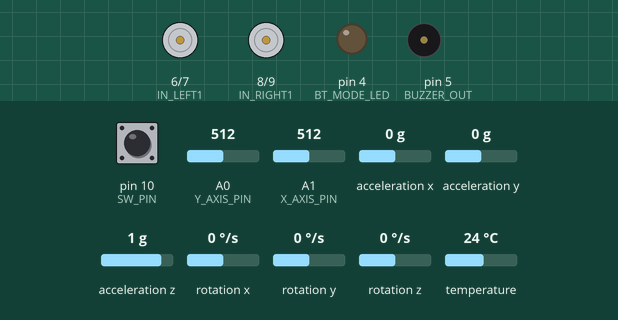
Recording of a sketch running on a simulated Arduino Uno, built with avr-gcc and run on an emulated ATmega328P. Shown: motor-driver pin pairs drawn as motors (green arrow = first pin HIGH = forward, orange = second pin HIGH = backward, longer = more drive), output pins drawn as LEDs (lit = HIGH), buzzer (waves = sounding, pin HIGH). Inputs (shaded band) come from the test bench; at power-on: A1 (X_AXIS_PIN) = 512, pin 10 (SW_PIN) HIGH, acceleration z 1 g, A0 (Y_AXIS_PIN) = 512, acceleration x 0 g, acceleration y 0 g, rotation x 0 °/s, rotation y 0 °/s, rotation z 0 °/s, temperature 24 °C.

Above: at 1.4 s.
1.5 s: A1 (X_AXIS_PIN) set to 390
At 1.61 s:
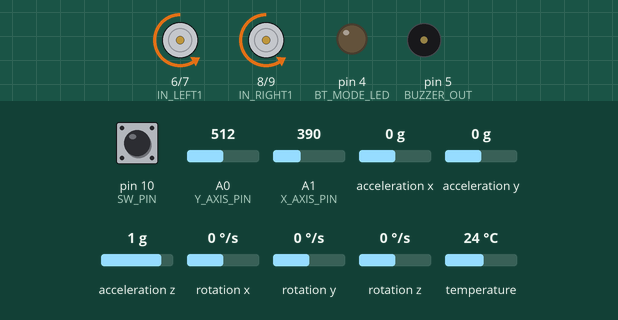
4.5 s: pin 10 (SW_PIN) pulled LOW for 3.2 s
At 5.9 s:
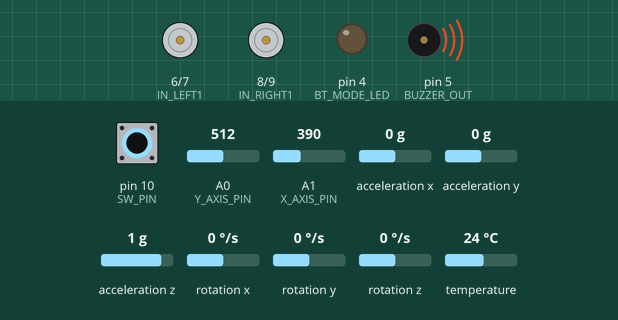
9.2 s: acceleration z set to 0.1 g
12.2 s: acceleration z set to -0.2 g
At 15.17 s:
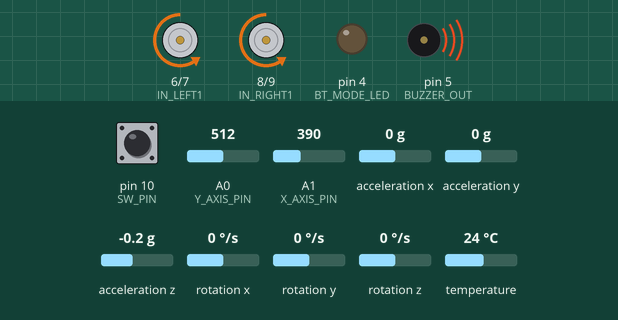
15.2 s: A0 (Y_AXIS_PIN) set to 90
At 18.17 s:
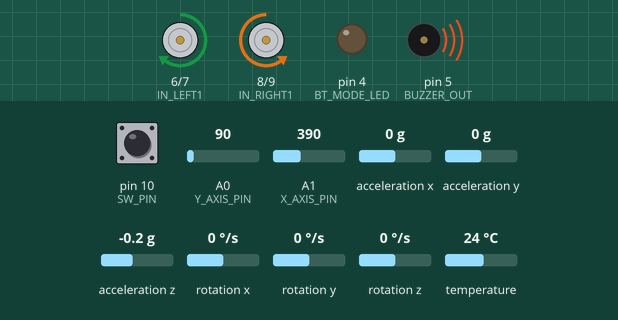
18.2 s: A0 (Y_AXIS_PIN) set to 110
Timing chart, 0 to 22.2 s (numbered marks = the images above; inputs shaded):
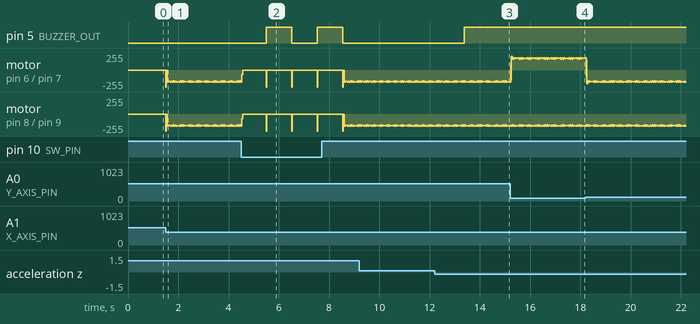

The sketch:

bottom.ino
```cpp
#include <SPI.h>
#include <SoftwareSerial.h>
#include <Adafruit_MPU6050.h>
#include <Adafruit_Sensor.h>
#include <Wire.h>
#include <EEPROM.h>

#define GRAVITY
#define GRAVITY_THRESHOLD 9

bool fallState = false;
int fallCount = 0;

Adafruit_MPU6050 mpu;
sensors_event_t a, g, temp;
int acceleration;
float gyrox,gyroy,gyroz;
float accx,accy,accz;
// FILE file;
const int numberStartAddress = 0;  //starting address of eeprom
int time_count;
//bluetooh items
bool bt_flag;
String command = "";
String state = "";
bool onInput;
String tempnum="01521564856";
bool buzzflag;
bool helpflag=false;


SoftwareSerial dSerial(2, 3);
SoftwareSerial sSerial(11, 12);

#define X_AXIS_PIN A1  // left-right
#define Y_AXIS_PIN A0  // front-back
#define SW_PIN 10

// motor left
#define IN_LEFT1 6  // motor A spin 1
#define IN_LEFT2 7  // motor A spin 2

// motor right
#define IN_RIGHT1 8  // motor B spin 1
#define IN_RIGHT2 9  // motor B spin 2

// speed factor
#define FACTOR 0.8  // average fraction of total voltage (PWM)

// buzzer
#define BUZZER_OUT 5

//mode led
#define BT_MODE_LED 4

// loop delay
#define DELTA 10.0  // ms
#define HORIZONTAL_THRESHOLD 400
#define VERTICAL_THRESHOLD 100


void Forward() {
  digitalWrite(IN_LEFT1, HIGH);
  digitalWrite(IN_LEFT2, LOW);
  digitalWrite(IN_RIGHT1, LOW);
  digitalWrite(IN_RIGHT2, HIGH);
  delay(DELTA * FACTOR);
  digitalWrite(IN_LEFT1, LOW);
  digitalWrite(IN_LEFT2, LOW);
  digitalWrite(IN_RIGHT1, LOW);
  digitalWrite(IN_RIGHT2, LOW);
  delay(DELTA * (1.0 - FACTOR));
}

void Backward() {
  digitalWrite(IN_LEFT1, LOW);
  digitalWrite(IN_LEFT2, HIGH);
  digitalWrite(IN_RIGHT1, HIGH);
  digitalWrite(IN_RIGHT2, LOW);
  delay(DELTA * FACTOR);
  digitalWrite(IN_LEFT1, LOW);
  digitalWrite(IN_LEFT2, LOW);
  digitalWrite(IN_RIGHT1, LOW);
  digitalWrite(IN_RIGHT2, LOW);
  delay(DELTA * (1.0 - FACTOR));
}

void Left() {
  digitalWrite(IN_LEFT1, LOW);
  digitalWrite(IN_LEFT2, HIGH);
  digitalWrite(IN_RIGHT1, LOW);
  digitalWrite(IN_RIGHT2, HIGH);
  delay(DELTA * FACTOR);
  digitalWrite(IN_LEFT1, LOW);
  digitalWrite(IN_LEFT2, LOW);
  digitalWrite(IN_RIGHT1, LOW);
  digitalWrite(IN_RIGHT2, LOW);
  delay(DELTA * (1.0 - FACTOR));
}

void Right() {
  digitalWrite(IN_LEFT1, HIGH);
  digitalWrite(IN_LEFT2, LOW);
  digitalWrite(IN_RIGHT1, HIGH);
  digitalWrite(IN_RIGHT2, LOW);
  delay(DELTA * FACTOR);
  digitalWrite(IN_LEFT1, LOW);
  digitalWrite(IN_LEFT2, LOW);
  digitalWrite(IN_RIGHT1, LOW);
  digitalWrite(IN_RIGHT2, LOW);
  delay(DELTA * (1.0 - FACTOR));
}

void Stop() {
  digitalWrite(IN_LEFT1, LOW);
  digitalWrite(IN_LEFT2, LOW);
  digitalWrite(IN_RIGHT1, LOW);
  digitalWrite(IN_RIGHT2, LOW);
  delay(DELTA);
}

float absolute(float x)
{
  if(x<0)
  {
    x=x*(-1);
    return x;
  }
  return x;
}
void read_mpu()
{
  accx=a.acceleration.x;
  accy=a.acceleration.y;
  accz=a.acceleration.z;
  gyrox=absolute(g.gyro.x);
  gyroy=absolute(g.gyro.y);
  gyroz=absolute(g.gyro.z);

}
void set_num()
{
  for(int i=0;i<11;i++)
  {
    Serial.println(tempnum[i]);
    EEPROM.write(numberStartAddress + i, tempnum[i]);
  }
  sSerial.listen();
  sSerial.write("2");
}
void read_num()
{
    tempnum = "";
    for (int offset = 0; offset < 11; offset++) {

      tempnum += (char)EEPROM.read(numberStartAddress + offset);

    }
}

void send_num()
{
  String temp;
  temp+='s';
  for(int i=0;i<11;i++)
  {
    temp+=tempnum[i];
  }
  temp+='x';
  for(int i=0;i<8;i++)
  {
    dSerial.write(temp[i]);
  }
   for(int i=8;i<13;i++)
   {

     dSerial.write(temp[i]);

   }
  delay(100);
}
void setup() {

  Serial.begin(115200);
  dSerial.begin(9600);
  sSerial.begin(9600);
  pinMode(SW_PIN, INPUT);
  digitalWrite(SW_PIN, HIGH);
  pinMode(BUZZER_OUT,OUTPUT);
  pinMode(BT_MODE_LED,OUTPUT);
  digitalWrite(BUZZER_OUT, LOW);
  pinMode(X_AXIS_PIN, INPUT);
  pinMode(Y_AXIS_PIN, INPUT);
  pinMode(IN_LEFT1, OUTPUT);
  pinMode(IN_LEFT2, OUTPUT);
  pinMode(IN_RIGHT1, OUTPUT);
  pinMode(IN_RIGHT2, OUTPUT);


  // Try to initialize!
  if (!mpu.begin()) {
    Serial.println("Failed to find MPU6050 chip");
    while (1) {
      delay(10);
    }
  }
  // Serial.println("MPU6050 Found!");

 // pinMode(LED_BUILTIN, OUTPUT);

  // set accelerometer range to +-8G
  mpu.setAccelerometerRange(MPU6050_RANGE_8_G);

  // set gyro range to +- 500 deg/s
  mpu.setGyroRange(MPU6050_RANGE_500_DEG);

  // set filter bandwidth to 21 Hz
  mpu.setFilterBandwidth(MPU6050_BAND_21_HZ);

  // if (!SD.begin()) {
  //   Serial.println("Error: SD not initialized");
  // }

  // file = SD.open("number.txt", FILE_WRITE);

  delay(100);
  read_num();
  send_num();
  sSerial.listen();

}

void loop() {
  int xAxisInput = analogRead(X_AXIS_PIN);
  int yAxisInput = analogRead(Y_AXIS_PIN);
  int joystickinput = digitalRead(SW_PIN);
  mpu.getEvent(&a, &g, &temp);
  read_mpu();
// Serial.print(accx);
// Serial.print(",");
// Serial.print(accy);
// Serial.print(",");
// Serial.print(accz);
// Serial.print(",");

  // Serial.println("z = " + String(accz));
  // Serial.println("side = " + String(accx * accx + accy * accy));

  if(accz < 0 || accz < 3 && accx * accx + accy * accy > GRAVITY_THRESHOLD * GRAVITY_THRESHOLD)
  {
    fallState = true;
  }
  else
  {
    fallState = false;
  }

  // Serial.print((int)fallState);
  // Serial.print(",");

  if(fallState)
  {
    ++fallCount;
  }
  else
  {
    fallCount = 0;
  }

  if(fallCount > 100)
  {
    buzzflag = true;
    fallCount = 0;
    time_count=0;
  }
  if(buzzflag==true && time_count>200)
    {
      if(helpflag==false)
      {
      dSerial.listen();
      dSerial.write("h",1);
      sSerial.listen();
      sSerial.write("h",1);
      delay(1000);
      helpflag=true;
      }
    }

  if(joystickinput==LOW || state =="o")
  {
    if(buzzflag==false)
    {
      if(helpflag==false)
      {
      buzzflag=true;
      dSerial.listen();
      dSerial.write("h",1);
      sSerial.listen();
      sSerial.write("h",1);
      delay(1000);
      helpflag=true;
      }

    }
    else
    {

      if(helpflag ==  true)
      {
      buzzflag=false;
      dSerial.listen();
      dSerial.write("i",1);
      sSerial.listen();
      sSerial.write("h",1);
      helpflag=false;
      delay(1000);
      }
    }
    state ="";
  }
  if(buzzflag==true)
  {
    digitalWrite(BUZZER_OUT, HIGH);
  }
  else
  {
    digitalWrite(BUZZER_OUT, LOW);
  }
  for (int i = 0; i < sSerial.available(); i++) {

    char c = sSerial.read();
   //Serial.println((char)c);
    onInput = true;
    if (c != '\\') {
      if ('a' <= c && c <= 'z' || c == '$' || c == '%') {
        command += c;
        if(c == 's')
        {
          tempnum="";
        }
        else if(c == 'o')
        {
          state = "o";
        }
      }
      else if('0' <= c && c <= '9' && state == "s")
      {
        tempnum += c;
      //  Serial.println(tempnum);
      }
    } else {
      if (command == "$") {
        state = "";
      }
      else if(command == "%")
      {
        state = "";
      //  Serial.println(tempnum);
        set_num();
        dSerial.listen();
        send_num();
        sSerial.listen();
             }
      else {
        state = command;
      }
      onInput = false;
      break;
    }
  }

  if (state == "x") {
    bt_flag = true;
    digitalWrite(BT_MODE_LED,HIGH);
    state = "";
  } else if (state == "y") {
    bt_flag = false;
    digitalWrite(BT_MODE_LED,LOW);
    state="";
  } else if (state == "q") {
    //bt flag on== 1 or off == 0
    if (bt_flag) {
      sSerial.write("1");

    } else {
      // sSerial.print("0");
      sSerial.write("0");

    }
    state = "";

  }

  if (bt_flag) {
    if (state == "f") {
      Forward();
    } else if (state == "b") {
      Backward();
    } else if (state == "r") {
      Right();
    } else if (state == "l") {
      Left();
    }
  } else {
    if (VERTICAL_THRESHOLD < yAxisInput && yAxisInput < 1023 - VERTICAL_THRESHOLD)  // if y axis not in threshold move left right
    {
      if (HORIZONTAL_THRESHOLD < xAxisInput && xAxisInput < 1023 - HORIZONTAL_THRESHOLD) {
        Stop();
      } else {
        if (xAxisInput < HORIZONTAL_THRESHOLD) {
          Left();
        } else {
          Right();
        }
      }
    } else {
      if (yAxisInput < VERTICAL_THRESHOLD) {

        Forward();
      } else {

        Backward();
      }
    }
  }

  if (!onInput) {
    command = "";
  }
  time_count++;

}
```

Measured:
- the behaviour switches between 0 and -0.1 g on acceleration z (found by bisection; images 2 and 3)
- after the input at 4.5 s, pin 5 (BUZZER_OUT): alternates HIGH for 1.0 s and LOW for 1.0 s, starting after 1.0 s
- after the input at 12.2 s, pin 5 (BUZZER_OUT): LOW → HIGH after 1.2 s
